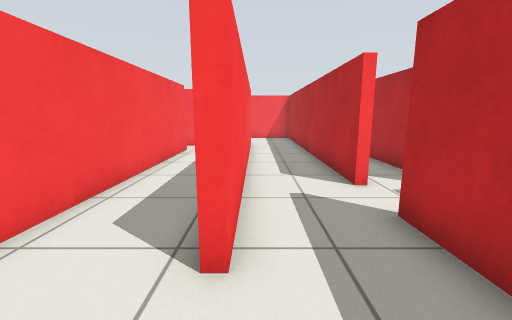
view 1 (above)

23 first-person views from a walk through a world built for the Gazebo simulator. The camera is 0.83 m above the floor, tilts 10° down and sees 90° across. The floor is counted in squares, 0.5 m on a side. Each view is taken from the middle of a square. On the plan, view 1 faces up. The plan holds only what a view shows up to about 14 squares ahead; the rest is blank.

view 2
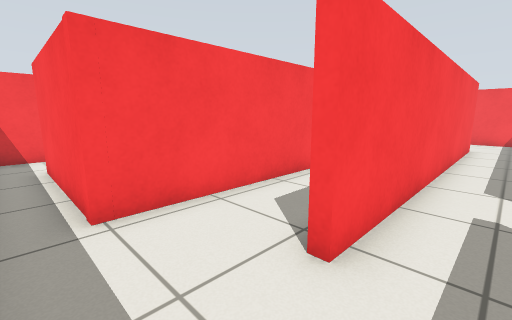

view 3
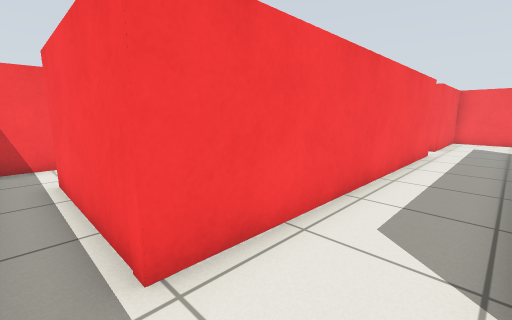

view 4
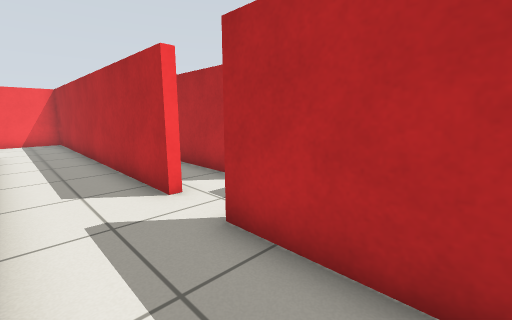

view 5
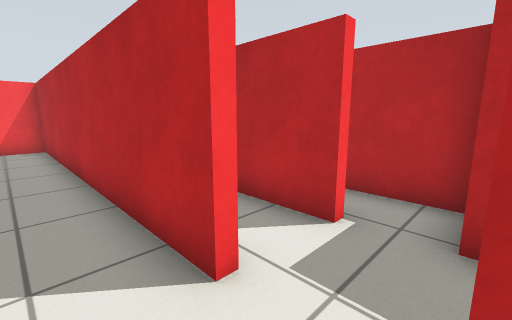

view 6
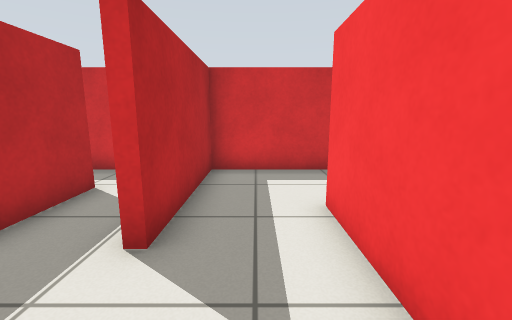

view 7
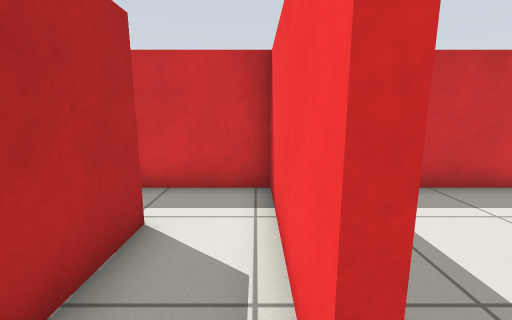

view 8
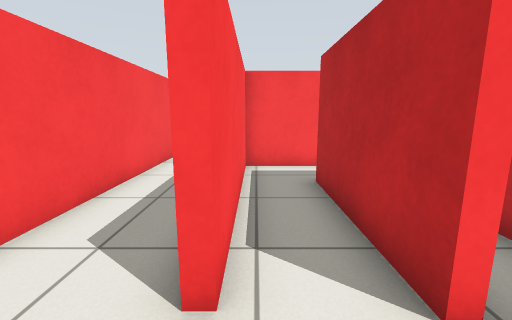

view 9
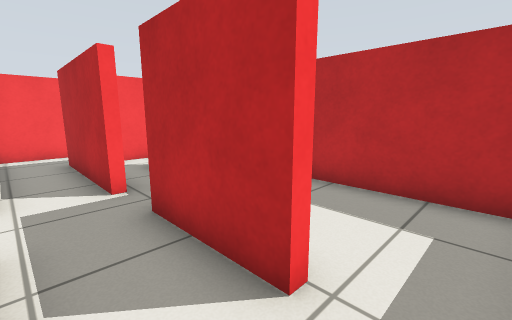

view 10
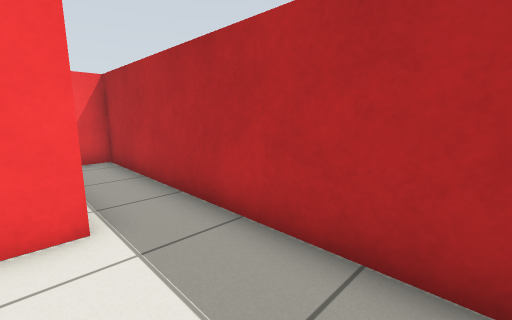

view 11
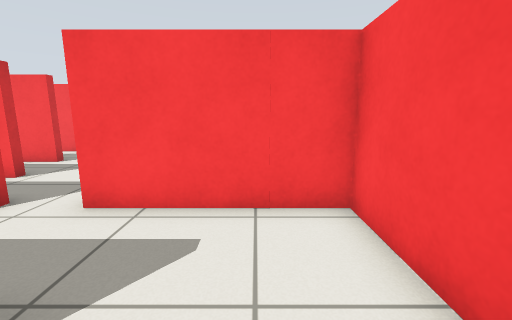

view 12
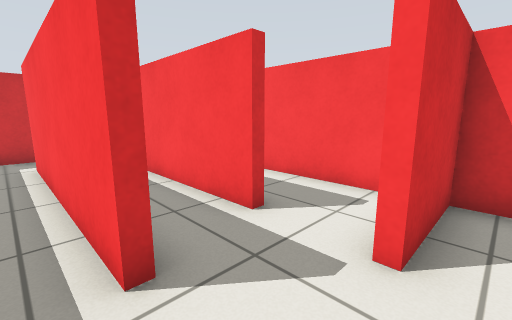

view 13
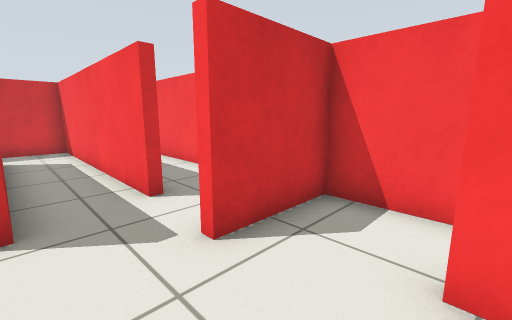

view 14
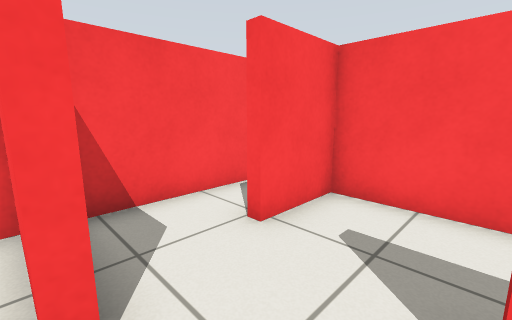

view 15
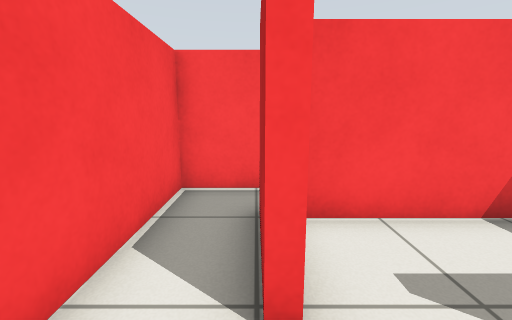

view 16
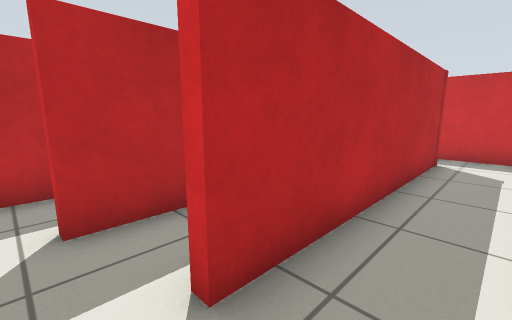

view 17
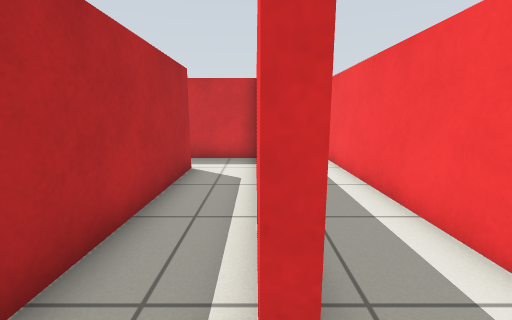

view 18
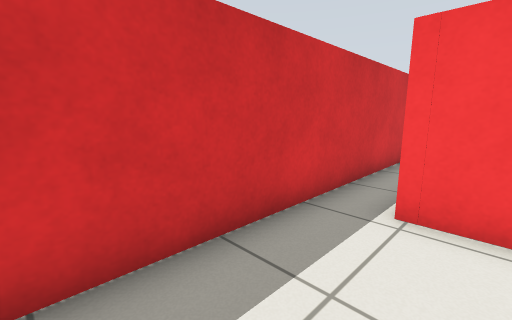

view 19
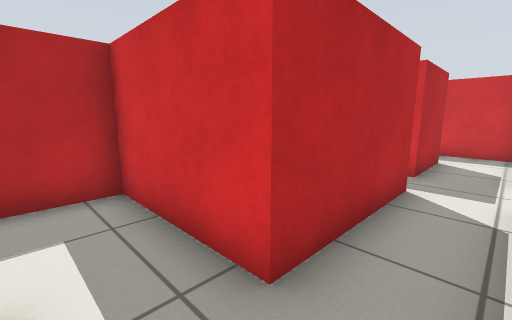

view 20
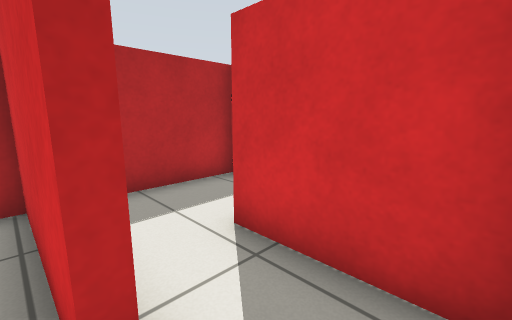

view 21
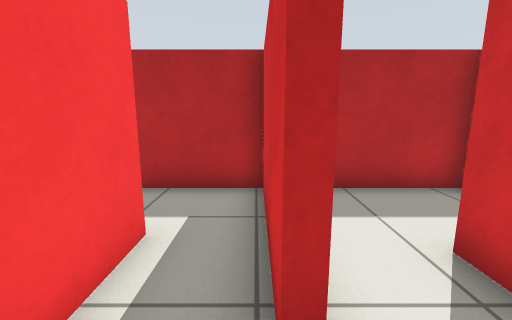

view 22
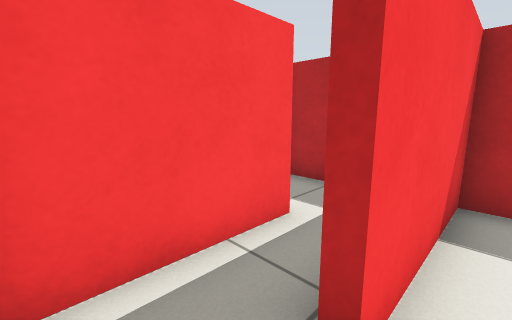

view 23
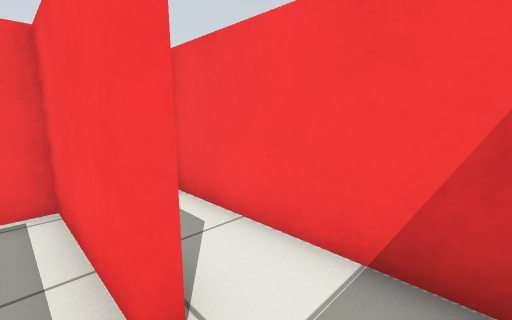

### Floor plan
Ten units are one square. View 1 is at (0, 0); x grows to the right and y downward. Boxes are objects, and circles mark ways between rooms. Rooms are numbered by the first view taken in them; rooms with no view inside come last. Other rooms are left out.
<svg viewBox="-112 -192 204 204">
<path fill="none" stroke="#000" d="M-6 7 24 7 24 -25M-33 -124 -33 -8M-36 7 -6 7M-3 -149 -3 -24M27 -59 24 -59 24 -187 -33 -187 -33 -139M24 -25 24 -40M45 -57 45 -103 55 -103M24 -40 27 -40 27 7 60 7M64 -44 64 -75M51 -13 47 -13 47 -44M51 -123 27 -123 27 -59M67 -40 57 -40M87 2 87 -100 61 -100M-33 -139 -39 -139M-48 -169 -86 -169 -86 -146M-89 -146 -89 -170M-89 -187 -107 -187 -107 -123 -78 -123M-101 7 -36 7M-33 -8 -83 -8 -83 -100M-78 -120 -107 -120 -107 1M44 -148 65 -148M64 -165 27 -165 27 -159M56 -145 44 -145M28 -126 60 -126M65 -148 87 -148 87 -165M-60 -30 -60 -106M-79 -100 -79 -86M-80 -100 -80 -11 -49 -11M-37 -104 -37 -112M-57 -106 -57 -31M82 -187 27 -187M87 -165 87 -184M87 -125 87 -145 56 -145M55 -103 87 -103 87 -125"/>
<circle cx="-10" cy="-10" r="3" fill="#2a7"/>
<circle cx="5" cy="-35" r="3" fill="#2a7"/>
<circle cx="-25" cy="-140" r="3" fill="#2a7"/>
<circle cx="-40" cy="-130" r="3" fill="#2a7"/>
<circle cx="-30" cy="0" r="3" fill="#2a7"/>
<circle cx="20" cy="-50" r="3" fill="#2a7"/>
<circle cx="50" cy="-5" r="3" fill="#2a7"/>
<circle cx="50" cy="-115" r="3" fill="#2a7"/>
<circle cx="-90" cy="-135" r="3" fill="#2a7"/>
<circle cx="-60" cy="-120" r="3" fill="#2a7"/>
<circle cx="-80" cy="-105" r="3" fill="#2a7"/>
<circle cx="35" cy="-150" r="3" fill="#2a7"/>
<circle cx="55" cy="-160" r="3" fill="#2a7"/>
<circle cx="50" cy="-140" r="3" fill="#2a7"/>
<circle cx="75" cy="-170" r="3" fill="#2a7"/>
<circle cx="-60" cy="-110" r="3" fill="#2a7"/>
<circle cx="-60" cy="-25" r="3" fill="#2a7"/>
<circle cx="70" cy="-130" r="3" fill="#2a7"/>
<text x="0" y="-10">1</text>
<text x="-20" y="-60">2</text>
<text x="0" y="-120">3</text>
<text x="40" y="-60">4</text>
<text x="70" y="-40">5</text>
<text x="-60" y="-140">6</text>
<text x="-100" y="-160">7</text>
<text x="-90" y="-50">8</text>
<text x="40" y="-160">9</text>
<text x="40" y="-140">10</text>
<text x="70" y="-160">11</text>
<text x="-70" y="-60">12</text>
<text x="-50" y="-70">13</text>
<text x="60" y="-180">14</text>
<text x="70" y="-140">15</text>
<text x="70" y="-120">16</text>
</svg>
Room 1 opens to room 2. Room 1 opens to room 3. Room 2 opens to room 3. Room 2 opens to room 6. Room 2 opens to room 8. Room 3 opens to room 4. Room 4 opens to room 5. Room 4 opens to room 16. Room 6 opens to room 7. Room 6 opens to room 12. Room 8 opens to room 12. Room 9 opens to room 10. Room 9 opens to room 11. Room 10 opens to room 15. Room 11 opens to room 14. Room 12 opens to room 13. Room 15 opens to room 16.

Where each view was taken, in squares from view 1:
view 1: 0 up, 0 right, facing up
view 2: 0 up, 1 right, facing up-left
view 3: 0 up, 1 left, facing up-left
view 4: 1 up, 0 right, facing up-right
view 5: 4 up, 1 right, facing up-right
view 6: 7 up, 1 right, facing down
view 7: 5 up, 3 right, facing down
view 8: 4 up, 3 right, facing up
view 9: 0 up, 3 right, facing up-right
view 10: 0 up, 6 right, facing up-right
view 11: 17 up, 1 right, facing left
view 12: 13 up, 5 left, facing down-left
view 13: 15 up, 6 left, facing down-left
view 14: 12 up, 6 left, facing up-left
view 15: 13 up, 9 left, facing up
view 16: 11 up, 10 left, facing down-right
view 17: 11 up, 8 left, facing down
view 18: 2 up, 1 right, facing down-left
view 19: 12 up, 3 right, facing down-right
view 20: 15 up, 3 right, facing down-right
view 21: 15 up, 3 right, facing right
view 22: 14 up, 3 right, facing up-right
view 23: 16 up, 8 right, facing up-left
